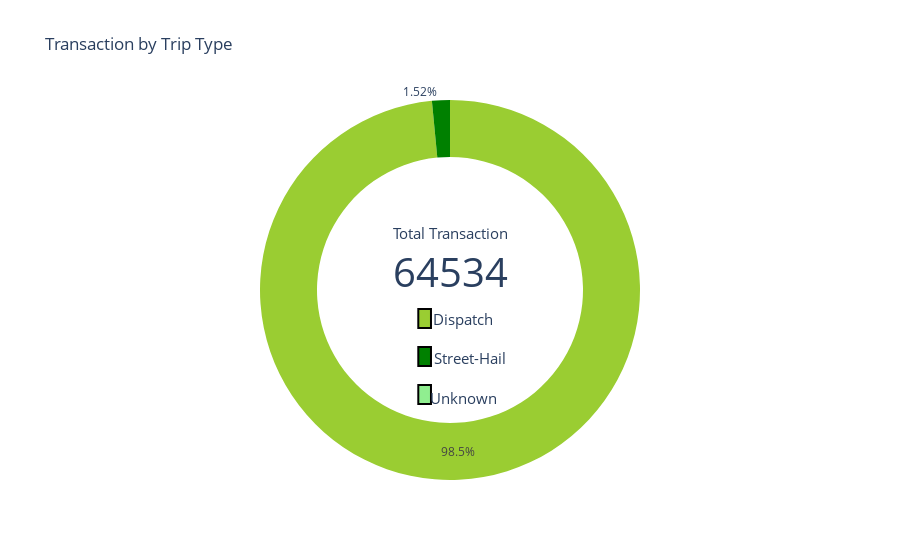

The notebook cell saved with this chart:
### Code cell
fig = go.Figure()


fig.add_trace(go.Pie(labels = ['Street-Hail','Dispatch','Unknown'], 
                     values = trip_type["count"], 
                     name  = "Trip Type",
                     marker= {'colors': ["Green","YellowGreen","LightGreen"]}),
              )


fig.update_traces(hole=0.7, hoverinfo="label+percent+name")


fig.update_layout(
    title_text="Transaction by Trip Type",
    showlegend=False,
    annotations=[dict(text="Total Transaction", x=0.17+0.33, y=0.65, font_size=15, showarrow=False),
                 dict(text=str(trip_type["count"].sum()), x=0.190+0.31, y=0.55, font_size=40, showarrow=False),
                 dict(text="Dispatch", x=0.520, y=0.425, font_size=15, showarrow=False),
                 dict(text="Street-Hail", x=0.531, y=0.29, font_size=15, showarrow=False),
                 dict(text="Unknown", x=0.522, y=0.185, font_size=15, showarrow=False),
                ])


fig.add_shape(type="rect",
    x0=0.1+0.35,
    y0=0.40, 
    x1=0.2+0.27, 
    y1=0.45,
    line=dict(
        color="Black",
        width=2,
    ),
    fillcolor="YellowGreen",
)

fig.add_shape(type="rect",
    x0=0.1+0.35, 
    y0=0.30, 
    x1=0.2+0.27, 
    y1=0.35,
    line=dict(
        color="Black",
        width=2,
    ),
    fillcolor="Green",
)

fig.add_shape(type="rect",
    x0=0.1+0.35, 
    y0=0.20, 
    x1=0.2+0.27, 
    y1=0.25,
    line=dict(
        color="Black",
        width=2,
    ),
    fillcolor="LightGreen",
)

# Show the result
fig.show()

### Figure 1 — Plotly figure (JSON) as saved in the notebook; plotly's stock layout.template omitted (floating-point values rounded to 4 significant figures)
{"data": [{"hole": 0.7, "hoverinfo": "label+percent+name", "labels": ["Street-Hail", "Dispatch", "Unknown"], "marker": {"colors": ["Green", "YellowGreen", "LightGreen"]}, "name": "Trip Type", "type": "pie", "values": [981, 63553]}], "layout": {"annotations": [{"font": {"size": 15}, "showarrow": false, "text": "Total Transaction", "x": 0.5, "y": 0.65}, {"font": {"size": 40}, "showarrow": false, "text": "64534", "x": 0.5, "y": 0.55}, {"font": {"size": 15}, "showarrow": false, "text": "Dispatch", "x": 0.52, "y": 0.425}, {"font": {"size": 15}, "showarrow": false, "text": "Street-Hail", "x": 0.531, "y": 0.29}, {"font": {"size": 15}, "showarrow": false, "text": "Unknown", "x": 0.522, "y": 0.185}], "shapes": [{"fillcolor": "YellowGreen", "line": {"color": "Black", "width": 2}, "type": "rect", "x0": 0.45, "x1": 0.47, "y0": 0.4, "y1": 0.45}, {"fillcolor": "Green", "line": {"color": "Black", "width": 2}, "type": "rect", "x0": 0.45, "x1": 0.47, "y0": 0.3, "y1": 0.35}, {"fillcolor": "LightGreen", "line": {"color": "Black", "width": 2}, "type": "rect", "x0": 0.45, "x1": 0.47, "y0": 0.2, "y1": 0.25}], "showlegend": false, "title": {"text": "Transaction by Trip Type"}}}
